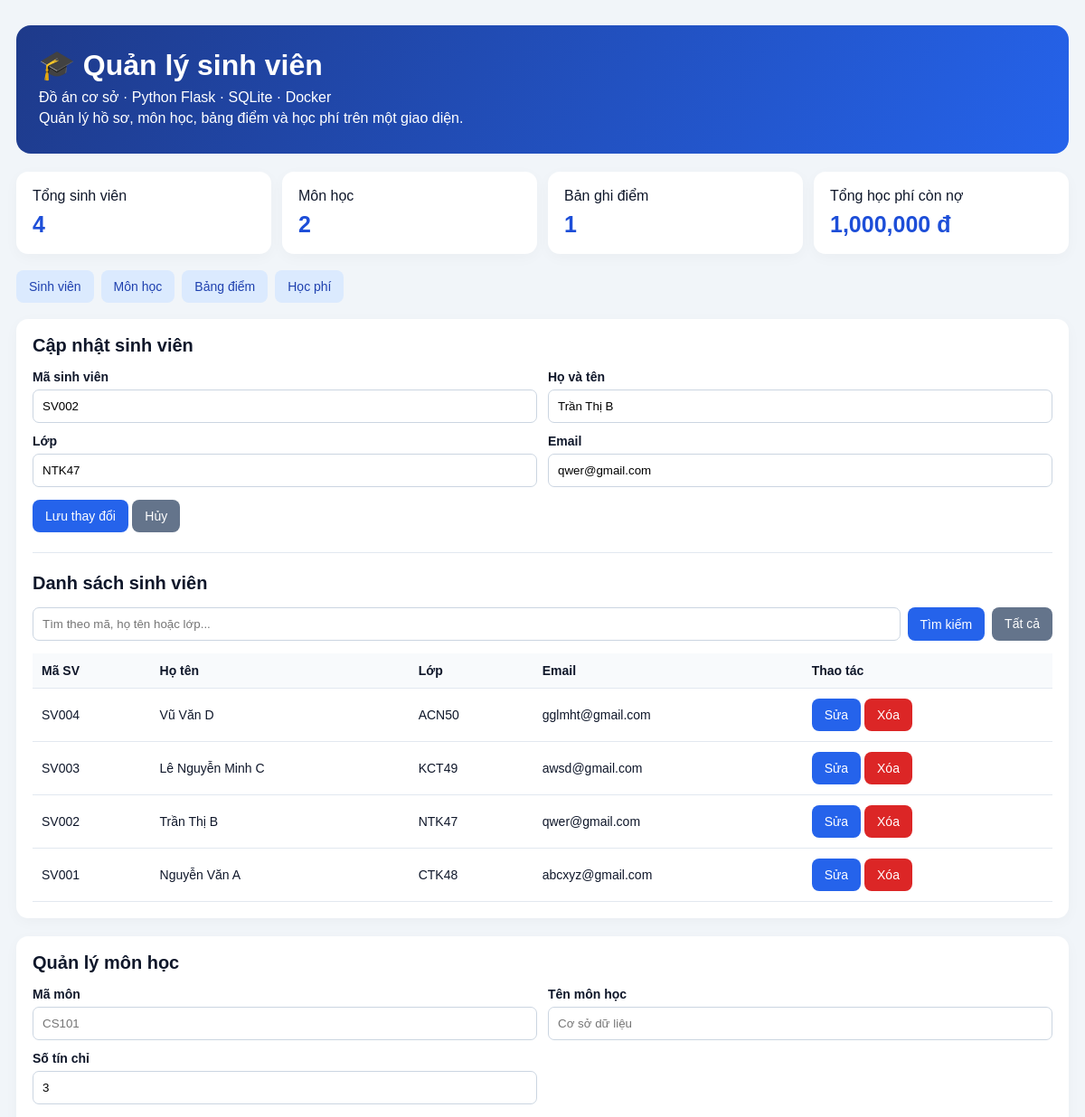
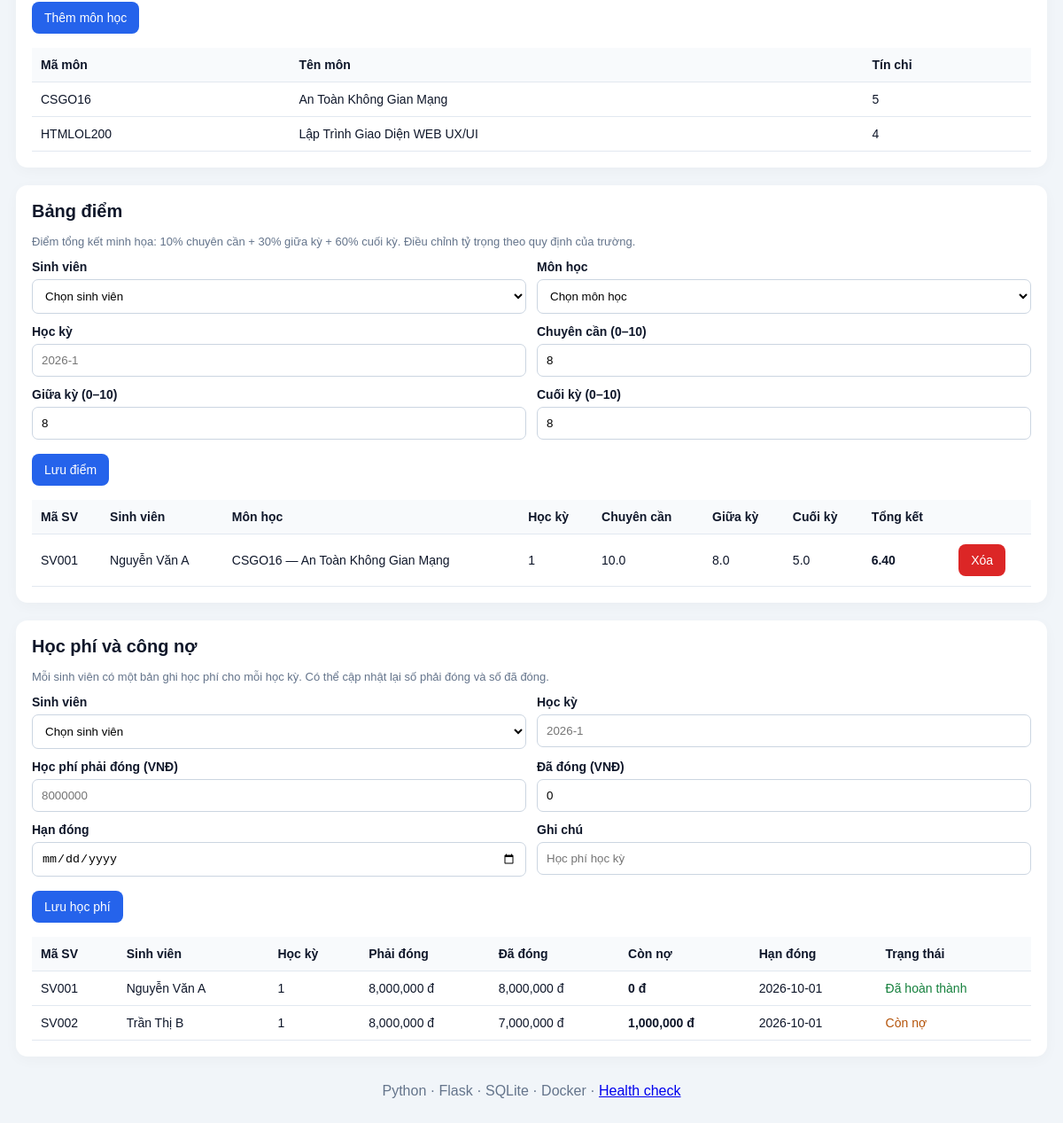
/?edit=2, run on the app's committed database (2 pictures, top to bottom).
### tables this page shows
CREATE TABLE students (
                id INTEGER PRIMARY KEY AUTOINCREMENT,
                student_code TEXT NOT NULL UNIQUE,
                full_name TEXT NOT NULL,
                class_name TEXT NOT NULL,
                email TEXT NOT NULL
            );

CREATE TABLE subjects (
                id INTEGER PRIMARY KEY AUTOINCREMENT,
                subject_code TEXT NOT NULL UNIQUE,
                subject_name TEXT NOT NULL,
                credits INTEGER NOT NULL DEFAULT 3 CHECK (credits > 0)
            );

CREATE TABLE grades (
                id INTEGER PRIMARY KEY AUTOINCREMENT,
                student_id INTEGER NOT NULL,
                subject_id INTEGER NOT NULL,
                semester TEXT NOT NULL,
                attendance REAL NOT NULL DEFAULT 0 CHECK(attendance BETWEEN 0 AND 10),
                midterm REAL NOT NULL DEFAULT 0 CHECK(midterm BETWEEN 0 AND 10),
                final REAL NOT NULL DEFAULT 0 CHECK(final BETWEEN 0 AND 10),
                UNIQUE(student_id, subject_id, semester),
                FOREIGN KEY(student_id) REFERENCES students(id) ON DELETE CASCADE,
                FOREIGN KEY(subject_id) REFERENCES subjects(id) ON DELETE CASCADE
            );

CREATE TABLE tuition (
                id INTEGER PRIMARY KEY AUTOINCREMENT,
                student_id INTEGER NOT NULL,
                semester TEXT NOT NULL,
                amount_due REAL NOT NULL CHECK(amount_due >= 0),
                amount_paid REAL NOT NULL DEFAULT 0 CHECK(amount_paid >= 0),
                due_date TEXT NOT NULL DEFAULT '',
                note TEXT NOT NULL DEFAULT '',
                UNIQUE(student_id, semester),
                FOREIGN KEY(student_id) REFERENCES students(id) ON DELETE CASCADE
            );

### app.py (the view)
@app.get("/")
def index():
    keyword = request.args.get("q", "").strip()
    edit_id = request.args.get("edit", type=int)
    conn = get_connection()
    try:
        students = conn.execute("""SELECT * FROM students
            WHERE student_code LIKE ? OR full_name LIKE ? OR class_name LIKE ?
            ORDER BY id DESC""", (f"%{keyword}%", f"%{keyword}%", f"%{keyword}%")).fetchall()
        editing = conn.execute("SELECT * FROM students WHERE id=?", (edit_id,)).fetchone() if edit_id else None
        subjects = conn.execute("SELECT * FROM subjects ORDER BY subject_name").fetchall()
        grades = conn.execute("""SELECT g.*, s.student_code, s.full_name, sub.subject_code, sub.subject_name,
            sub.credits, ROUND(g.attendance*0.1 + g.midterm*0.3 + g.final*0.6, 2) AS total
            FROM grades g JOIN students s ON s.id=g.student_id
            JOIN subjects sub ON sub.id=g.subject_id
            ORDER BY g.semester DESC, s.student_code, sub.subject_name""").fetchall()
        tuition = conn.execute("""SELECT t.*, s.student_code, s.full_name,
            MAX(t.amount_due-t.amount_paid, 0) AS balance
            FROM tuition t JOIN students s ON s.id=t.student_id
            ORDER BY t.semester DESC, s.student_code""").fetchall()
        total = conn.execute("SELECT COUNT(*) FROM students").fetchone()[0]
        subject_count = conn.execute("SELECT COUNT(*) FROM subjects").fetchone()[0]
        grade_count = conn.execute("SELECT COUNT(*) FROM grades").fetchone()[0]
        tuition_balance = conn.execute("SELECT COALESCE(SUM(MAX(amount_due-amount_paid,0)),0) FROM tuition").fetchone()[0]
    finally:
        conn.close()
    return render_template("index.html", students=students, editing=editing, keyword=keyword,
        total=total, subjects=subjects, grades=grades, tuition=tuition,
        subject_count=subject_count, grade_count=grade_count, tuition_balance=tuition_balance,
        message=request.args.get("message", ""), error=request.args.get("error", ""))

### templates/index.html (shortened to what this page needs)
<!DOCTYPE html>
<html lang="vi">
<head>
</head>
<body>
<main class="container">
    <header class="header">
        <h1>🎓 Quản lý sinh viên</h1>
        <p>Đồ án cơ sở · Python Flask · SQLite · Docker</p>
        <p>Quản lý hồ sơ, môn học, bảng điểm và học phí trên một giao diện.</p>
    </header>
    <section class="stats">
        <div class="stat">
            Tổng sinh viên
            <strong>{{ total }}</strong>
        </div>
        <div class="stat">
            Môn học
            <strong>{{ subject_count }}</strong>
        </div>
        <div class="stat">
            Bản ghi điểm
            <strong>{{ grade_count }}</strong>
        </div>
        <div class="stat">
            Tổng học phí còn nợ
            <strong>{{ "{:,.0f}".format(tuition_balance) }} đ</strong>
        </div>
    </section>
    <nav>
        <a href="#students">Sinh viên</a>
        <a href="#subjects">Môn học</a>
        <a href="#grades">Bảng điểm</a>
        <a href="#tuition">Học phí</a>
    </nav>
    <section class="card" id="students">
        <h2>{{ "Cập nhật sinh viên" if editing else "Thêm sinh viên" }}</h2>
        <form method="post" action="{{ url_for('save_student') }}">
            <div class="grid">
                <div>
                    <label for="student_code">Mã sinh viên</label>
                    <input id="student_code" name="student_code" maxlength="20" placeholder="SV001" required
                           value="{{ editing['student_code'] if editing else '' }}">
                </div>
                <div>
                    <label for="full_name">Họ và tên</label>
                    <input id="full_name" name="full_name" maxlength="100" placeholder="Nguyễn Văn An" required
                           value="{{ editing['full_name'] if editing else '' }}">
                </div>
                <div>
                    <label for="class_name">Lớp</label>
                    <input id="class_name" name="class_name" maxlength="50" placeholder="CNTT01" required
                           value="{{ editing['class_name'] if editing else '' }}">
                </div>
                <div>
                    <label for="email">Email</label>
                    <input id="email" name="email" type="email" maxlength="120" placeholder="an@example.com" required
                           value="{{ editing['email'] if editing else '' }}">
                </div>
            </div>
            <div class="form-actions">
                <button type="submit">{{ "Lưu thay đổi" if editing else "Thêm sinh viên" }}</button>
                {% if editing %}
                    <a class="button secondary" href="{{ url_for('index') }}">Hủy</a>
                {% endif %}
            </div>
        </form>
        <hr style="border:0;border-top:1px solid #e2e8f0;margin:22px 0">
        <h2>Danh sách sinh viên</h2>
        <form class="search" method="get">
            <input name="q" value="{{ keyword }}" placeholder="Tìm theo mã, họ tên hoặc lớp...">
            <button>Tìm kiếm</button>
            <a class="button secondary" href="{{ url_for('index') }}">Tất cả</a>
        </form>
        <div class="table-wrap">
            <table>
                <thead>
                    <tr>
                        <th>Mã SV</th>
                        <th>Họ tên</th>
                        <th>Lớp</th>
                        <th>Email</th>
                        <th>Thao tác</th>
                    </tr>
                </thead>
                <tbody>
                {% for s in students %}
                    <tr>
                        <td>{{ s.student_code }}</td>
                        <td>{{ s.full_name }}</td>
                        <td>{{ s.class_name }}</td>
                        <td>{{ s.email }}</td>
                        <td>
                            <a class="button" href="{{ url_for('index', edit=s.id) }}">Sửa</a>
                            <form class="inline" method="post"
                                  action="{{ url_for('delete_student', student_id=s.id) }}"
                                  onsubmit="return confirm('Xóa sinh viên và dữ liệu liên quan?')">
                                <button class="danger">Xóa</button>
                            </form>
                        </td>
                    </tr>
                {% else %}
                    <tr>
                        <td colspan="5">Chưa có sinh viên phù hợp.</td>
                    </tr>
                {% endfor %}
                </tbody>
            </table>
        </div>
    </section>
    <section class="card" id="subjects">
        <h2>Quản lý môn học</h2>
        <form method="post" action="{{ url_for('save_subject') }}">
            <div class="grid">
                <div>
                    <label>Mã môn</label>
                    <input name="subject_code" required maxlength="20" placeholder="CS101">
                </div>
                <div>
                    <label>Tên môn học</label>
                    <input name="subject_name" required maxlength="120" placeholder="Cơ sở dữ liệu">
                </div>
                <div>
                    <label>Số tín chỉ</label>
                    <input type="number" name="credits" min="1" max="10" value="3" required>
                </div>
            </div>
            <p><button>Thêm môn học</button></p>
        </form>
        <div class="table-wrap">
            <table>
                <thead>
                    <tr>
                        <th>Mã môn</th>
                        <th>Tên môn</th>
                        <th>Tín chỉ</th>
                    </tr>
                </thead>
                <tbody>
                {% for sub in subjects %}
                    <tr>
                        <td>{{ sub.subject_code }}</td>
                        <td>{{ sub.subject_name }}</td>
                        <td>{{ sub.credits }}</td>
                    </tr>
                {% else %}
                    <tr>
                        <td colspan="3">Chưa có môn học. Hãy thêm môn trước khi nhập điểm.</td>
                    </tr>
                {% endfor %}
                </tbody>
            </table>
        </div>
    </section>
    <section class="card" id="grades">
        <h2>Bảng điểm</h2>
        <p class="muted">
            Điểm tổng kết minh họa: 10% chuyên cần + 30% giữa kỳ + 60% cuối kỳ.
            Điều chỉnh tỷ trọng theo quy định của trường.
        </p>
        <form method="post" action="{{ url_for('save_grade') }}">
            <div class="grid">
                <div>
                    <label>Sinh viên</label>
                    <select name="student_id" required>
                        <option value="">Chọn sinh viên</option>
                    </select>
                </div>
                <div>
                    <label>Môn học</label>
                    <select name="subject_id" required>
                        <option value="">Chọn môn học</option>
                    </select>
                </div>
                <div>
                    <label>Học kỳ</label>
                    <input name="semester" required placeholder="2026-1">
                </div>
                <div>
                    <label>Chuyên cần (0–10)</label>
                    <input type="number" name="attendance" min="0" max="10" step="0.1" required value="8">
                </div>
                <div>
                    <label>Giữa kỳ (0–10)</label>
                    <input type="number" name="midterm" min="0" max="10" step="0.1" required value="8">
                </div>
                <div>
                    <label>Cuối kỳ (0–10)</label>
                    <input type="number" name="final" min="0" max="10" step="0.1" required value="8">
                </div>
            </div>
            <p><button>Lưu điểm</button></p>
        </form>
        <div class="table-wrap">
            <table>
                <thead>
                    <tr>
                        <th>Mã SV</th>
                        <th>Sinh viên</th>
                        <th>Môn học</th>
                        <th>Học kỳ</th>
                        <th>Chuyên cần</th>
                        <th>Giữa kỳ</th>
                        <th>Cuối kỳ</th>
                        <th>Tổng kết</th>
                        <th></th>
                    </tr>
                </thead>
                <tbody>
                {% for g in grades %}
                    <tr>
                        <td>{{ g.student_code }}</td>
                        <td>{{ g.full_name }}</td>
                        <td>{{ g.subject_code }} — {{ g.subject_name }}</td>
                        <td>{{ g.semester }}</td>
                        <td>{{ g.attendance }}</td>
                        <td>{{ g.midterm }}</td>
                        <td>{{ g.final }}</td>
                        <td><strong>{{ "%.2f"|format(g.total) }}</strong></td>
                        <td>
                            <form method="post"
                                  action="{{ url_for('delete_grade', grade_id=g.id) }}"
                                  onsubmit="return confirm('Xóa bản ghi điểm này?')">
                                <button class="danger">Xóa</button>
                            </form>
                        </td>
                    </tr>
                {% else %}
                    <tr>
                        <td colspan="9">Chưa có dữ liệu điểm.</td>
                    </tr>
                {% endfor %}
                </tbody>
            </table>
        </div>
    </section>
    <section class="card" id="tuition">
        <h2>Học phí và công nợ</h2>
        <p class="muted">
            Mỗi sinh viên có một bản ghi học phí cho mỗi học kỳ.
            Có thể cập nhật lại số phải đóng và số đã đóng.
        </p>
        <form method="post" action="{{ url_for('save_tuition') }}">
            <div class="grid">
                <div>
                    <label>Sinh viên</label>
                    <select name="student_id" required>
                        <option value="">Chọn sinh viên</option>
                    </select>
                </div>
                <div>
                    <label>Học kỳ</label>
                    <input name="semester" required placeholder="2026-1">
                </div>
                <div>
                    <label>Học phí phải đóng (VNĐ)</label>
                    <input type="number" name="amount_due" min="0" step="1000" required placeholder="8000000">
                </div>
                <div>
                    <label>Đã đóng (VNĐ)</label>
                    <input type="number" name="amount_paid" min="0" step="1000" value="0" required>
                </div>
                <div>
                    <label>Hạn đóng</label>
                    <input type="date" name="due_date">
                </div>
                <div>
                    <label>Ghi chú</label>
                    <input name="note" maxlength="200" placeholder="Học phí học kỳ">
                </div>
            </div>
            <p><button>Lưu học phí</button></p>
        </form>
        <div class="table-wrap">
            <table>
                <thead>
                    <tr>
                        <th>Mã SV</th>
                        <th>Sinh viên</th>
                        <th>Học kỳ</th>
                        <th>Phải đóng</th>
                        <th>Đã đóng</th>
                        <th>Còn nợ</th>
                        <th>Hạn đóng</th>
                        <th>Trạng thái</th>
                    </tr>
                </thead>
                <tbody>
                {% for t in tuition %}
                    <tr>
                        <td>{{ t.student_code }}</td>
                        <td>{{ t.full_name }}</td>
                        <td>{{ t.semester }}</td>
                        <td>{{ "{:,.0f}".format(t.amount_due) }} đ</td>
                        <td>{{ "{:,.0f}".format(t.amount_paid) }} đ</td>
                        <td><strong>{{ "{:,.0f}".format(t.balance) }} đ</strong></td>
                        <td>{{ t.due_date or "—" }}</td>
                        <td>
                            {% if t.balance == 0 %}
                                <span style="color:#15803d">Đã hoàn thành</span>
                            {% else %}
                                <span style="color:#b45309">Còn nợ</span>
                            {% endif %}
                        </td>
                    </tr>
                {% else %}
                    <tr>
                        <td colspan="8">Chưa có dữ liệu học phí.</td>
                    </tr>
                {% endfor %}
                </tbody>
            </table>
        </div>
    </section>
    <p class="footer">
        Python · Flask · SQLite · Docker · <a href="/health">Health check</a>
    </p>
</main>
</body>
</html>

### data on the page
students: student_code "SV002", full_name "Trần Thị B", class_name "NTK47", email "qwer@gmail.com"
students: student_code "SV004", full_name "Vũ Văn D", class_name "ACN50", email "gglmht@gmail.com"
students: student_code "SV003", full_name "Lê Nguyễn Minh C", class_name "KCT49", email "awsd@gmail.com"
students: student_code "SV001", full_name "Nguyễn Văn A", class_name "CTK48", email "abcxyz@gmail.com"
subjects: subject_code "CSGO16", subject_name "An Toàn Không Gian Mạng", credits "5"
subjects: subject_code "HTMLOL200", subject_name "Lập Trình Giao Diện WEB UX/UI", credits "4"
grades: student_code "SV001", full_name "Nguyễn Văn A", subject_code "CSGO16", subject_name "An Toàn Không Gian Mạng", semester "1", attendance "10.0", midterm "8.0", final "5.0", total "6.40"
tuition: student_code "SV001", full_name "Nguyễn Văn A", semester "1", amount_due "8,000,000", amount_paid "8,000,000", balance "0", due_date "2026-10-01", shows "Đã hoàn thành"
tuition: student_code "SV002", full_name "Trần Thị B", semester "1", amount_due "8,000,000", amount_paid "7,000,000", balance "1,000,000", due_date "2026-10-01", shows "Còn nợ"

### other printed values
{{ total }} "4"
{{ subject_count }} "2"
{{ grade_count }} "1"
{{ "{:,.0f}".format(tuition_balance) }} "1,000,000"
{{ "Cập nhật sinh viên" if editing else "Thêm sinh viên" }} "Cập nhật sinh viên"
{{ "Lưu thay đổi" if editing else "Thêm sinh viên" }} "Lưu thay đổi"
